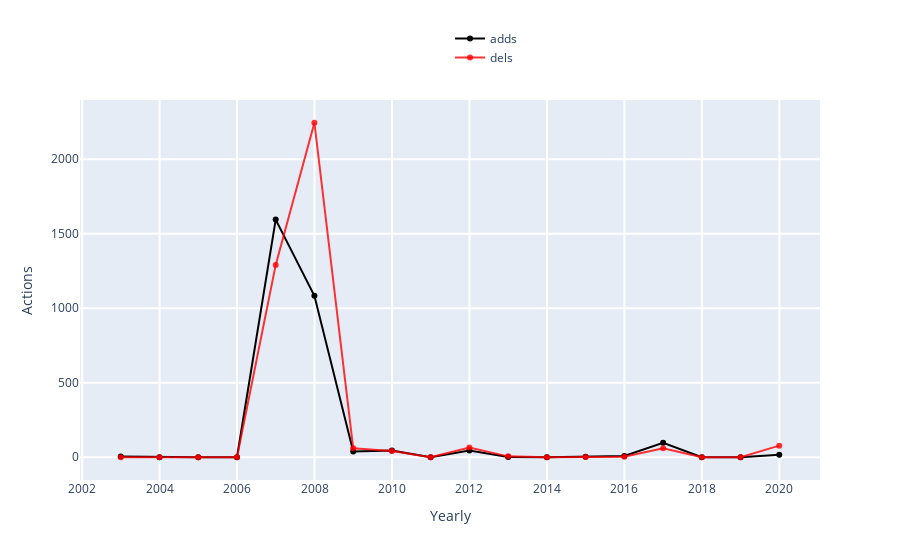

The code cell stored with this chart in its notebook:
### Markdown cell above
### <span style="color:green"> TRY YOURSELF! THIS IS WHAT WILL HAPPEN WHEN YOU CLICK 'Show Actions Details' BUTTON </span>

### Code cell
### ----------------------------------------------------------------------------------- ###
### TRY YOURSELF! THIS IS WHAT WILL HAPPEN WHEN YOU CLICK 'Show Actions Details' BUTTON ###
### ----------------------------------------------------------------------------------- ###

## This is the page you used ##
print('The page that is being used:', the_page['title'])

## Continue to use our data from A.1; first convert the date to the type datetime ##
total_actions['year_month'] = pd.to_datetime(total_actions['year_month'])

## visualization, core visual code lies in ActionsListener, then the interact function    ##
## make it interactive, mode details see:                                                 ##
## https://github.com/gesiscss/wikiwho_demo/blob/master/visualization/actions_listener.py ##

# Define a ActionsListener instance
actions_listener = ActionsListener(total_actions)

# Which types do those actions have?
actions_types = (total_actions.columns[4:16]).values.tolist()

# Visualization: try yourself by coding!
begin_date = date(2002, 3, 1)
end_date = date(2019, 4, 1)
editor_name = 'All'
frequency = 'Yearly' # 'Monthly'
black_line = 'adds' # Choose one from 'actions_types'. Note that 'black_line doesn't have 'None' option but others have.
red_line = 'dels'
blue_line = 'None'
green_line = 'None'

actions_listener.listen(
    _range = (begin_date, end_date),
    editor = editor_name,
    granularity = frequency,
    black = black_line,
    red = red_line,
    blue = blue_line,
    green = green_line
)

### Figure 1 — Plotly figure (JSON) as saved in the notebook; plotly's stock layout.template omitted (floating-point values rounded to 4 significant figures)
{"data": [{"marker": {"color": "rgba(0, 0, 0, 1)"}, "name": "adds", "type": "scatter", "x": ["2002-12-31T00:00:00", "2003-12-31T00:00:00", "2004-12-31T00:00:00", "2005-12-31T00:00:00", "2006-12-31T00:00:00", "2007-12-31T00:00:00", "2008-12-31T00:00:00", "2009-12-31T00:00:00", "2010-12-31T00:00:00", "2011-12-31T00:00:00", "2012-12-31T00:00:00", "2013-12-31T00:00:00", "2014-12-31T00:00:00", "2015-12-31T00:00:00", "2016-12-31T00:00:00", "2017-12-31T00:00:00", "2018-12-31T00:00:00", "2019-12-31T00:00:00"], "y": [5, 0, 0, 0, 1595, 1084, 39, 46, 0, 46, 2, 0, 3, 8, 97, 0, 0, 16]}, {"marker": {"color": "rgba(255, 0, 0, .8)"}, "name": "dels", "type": "scatter", "x": ["2002-12-31T00:00:00", "2003-12-31T00:00:00", "2004-12-31T00:00:00", "2005-12-31T00:00:00", "2006-12-31T00:00:00", "2007-12-31T00:00:00", "2008-12-31T00:00:00", "2009-12-31T00:00:00", "2010-12-31T00:00:00", "2011-12-31T00:00:00", "2012-12-31T00:00:00", "2013-12-31T00:00:00", "2014-12-31T00:00:00", "2015-12-31T00:00:00", "2016-12-31T00:00:00", "2017-12-31T00:00:00", "2018-12-31T00:00:00", "2019-12-31T00:00:00"], "y": [0, 0, 0, 0, 1291, 2245, 60, 42, 0, 65, 6, 0, 2, 3, 60, 0, 0, 78]}], "layout": {"barmode": "group", "hovermode": "closest", "legend": {"x": 0.5, "y": 1.2}, "showlegend": true, "xaxis": {"gridwidth": 2, "ticklen": 5, "title": {"text": "Yearly"}, "zeroline": true}, "yaxis": {"gridwidth": 2, "ticklen": 5, "title": {"text": "Actions"}}}}
